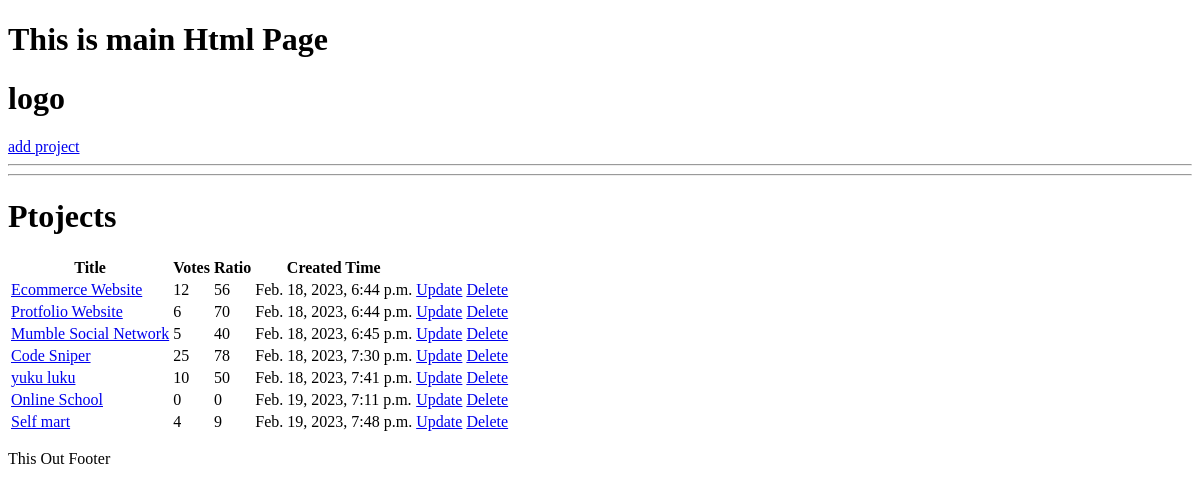
The app's page /, older data.
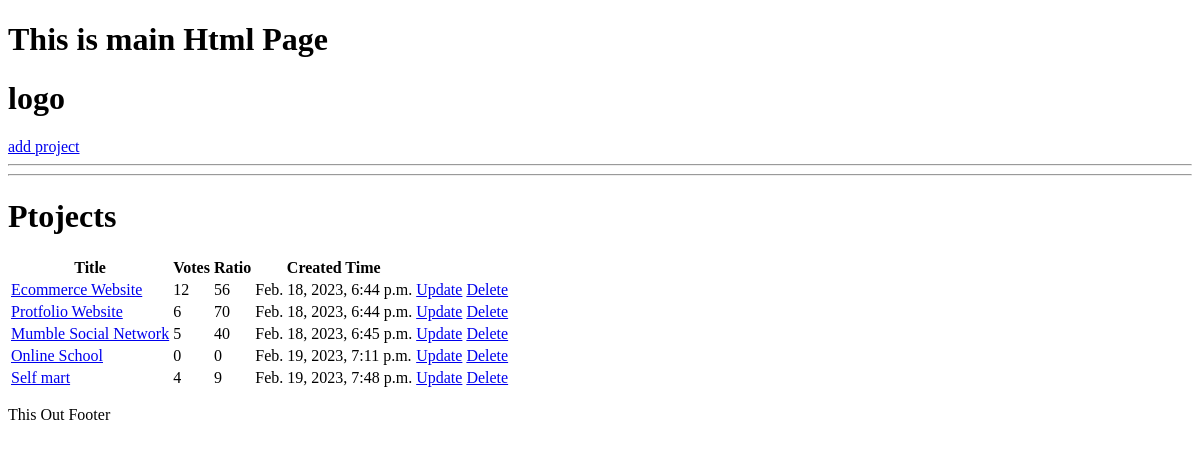
The same page, newer data.
### projects/models.py (models this page shows, shortened)
class project(models.Model):
    title = models.CharField(max_length=100)
    description = models.TextField(null=True, blank=True)
    demo_link = models.CharField(max_length=2000)
    source_link = models.CharField(max_length=2000,blank=True,null=True)
    tags = models.ManyToManyField('Tag', blank=True)
    vote_total =  models.IntegerField(default=0,null=True,blank=True)
    vote_ratio =  models.IntegerField(default=0,null=True,blank=True)
    created = models.DateTimeField(auto_now_add=True)
    id = models.UUIDField(default=uuid.uuid4,unique=True,primary_key=True,editable=False)

### projects/views.py (the view)
# urls.py: path('',include('projects.urls')),
def projects(request):
    pts = project.objects.all()
    context = {'projects': pts}
    return render(request, 'projects/projects.html',context)

### projects/templates/projects/projects.html
{% extends "main.html" %}
{% block content %}
<hr>
<h1> Ptojects </h1>
<table>
  <tr>
    <th>Title</th>
    <th>Votes</th>
    <th>Ratio</th>
    <th>Created Time</th>
    <th></th>
    <th></th>
  </tr>
  {% for project in projects %}
  <tr>
    <td><a href="{% url 'project' project.id %}">{{project.title}}</a></td>
    <td>{{project.vote_total}}</td>
    <td>{{project.vote_ratio}}</td>
    <td>{{project.created}}</td>
    <td><a href="{% url 'updateproject' project.id %}">Update</a></td>
    <td><a href="{% url 'delete' project.id %}">Delete</a></td>
  </tr>
  {% endfor %}
</table>
{% endblock content %}

### templates/main.html (shortened to what this page needs)
<!DOCTYPE html>
<html>
    <head>
        <link rel="stylesheet" href="">
    </head>
    <body>
    <h1>This is main Html Page</h1>
    {% include "navbar.html" %}
    {% block content %}
    {% endblock content %}
    <p>This Out Footer </p>
    </body>
</html>

### templates/navbar.html
<h1>logo</h1>
<a href="{% url 'createproject' %}">add project</a>
<hr>

Row changes from the older to the newer data that the page shows:
removed project: title "Code Sniper", vote_total "25", vote_ratio "78", created "Feb. 18, 2023, 7:30 p.m."
removed project: title "yuku luku", vote_total "10", vote_ratio "50", created "Feb. 18, 2023, 7:41 p.m."
